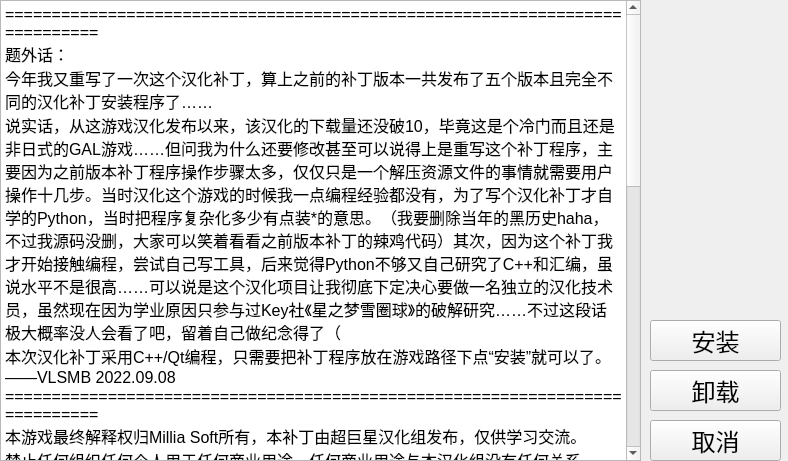
<?xml version="1.0" encoding="UTF-8"?>
<ui version="4.0">
 <class>MainWindow</class>
 <widget class="QMainWindow" name="MainWindow">
  <property name="geometry">
   <rect>
    <x>0</x>
    <y>0</y>
    <width>788</width>
    <height>461</height>
   </rect>
  </property>
  <property name="minimumSize">
   <size>
    <width>788</width>
    <height>461</height>
   </size>
  </property>
  <property name="maximumSize">
   <size>
    <width>788</width>
    <height>461</height>
   </size>
  </property>
  <property name="windowTitle">
   <string>Millia -The Ending- 汉化补丁安装程序V3.0</string>
  </property>
  <property name="windowIcon">
   <iconset resource="resource.qrc">
    <normaloff>:/ico/Icon.ico</normaloff>:/ico/Icon.ico</iconset>
  </property>
  <widget class="QWidget" name="centralWidget">
   <widget class="QTextEdit" name="textEdit">
    <property name="geometry">
     <rect>
      <x>0</x>
      <y>0</y>
      <width>641</width>
      <height>461</height>
     </rect>
    </property>
    <property name="undoRedoEnabled">
     <bool>true</bool>
    </property>
    <property name="readOnly">
     <bool>true</bool>
    </property>
    <property name="html">
     <string>&lt;!DOCTYPE HTML PUBLIC &quot;-//W3C//DTD HTML 4.0//EN&quot; &quot;http://www.w3.org/TR/REC-html40/strict.dtd&quot;&gt;
&lt;html&gt;&lt;head&gt;&lt;meta name=&quot;qrichtext&quot; content=&quot;1&quot; /&gt;&lt;style type=&quot;text/css&quot;&gt;
p, li { white-space: pre-wrap; }
&lt;/style&gt;&lt;/head&gt;&lt;body style=&quot; font-family:'SimSun'; font-size:9pt; font-weight:400; font-style:normal;&quot;&gt;
&lt;p style=&quot; margin-top:0px; margin-bottom:0px; margin-left:0px; margin-right:0px; -qt-block-indent:0; text-indent:0px;&quot;&gt;&lt;span style=&quot; font-size:12pt;&quot;&gt;============================================================================&lt;/span&gt;&lt;/p&gt;
&lt;p style=&quot; margin-top:0px; margin-bottom:0px; margin-left:0px; margin-right:0px; -qt-block-indent:0; text-indent:0px;&quot;&gt;&lt;span style=&quot; font-size:12pt;&quot;&gt;题外话：&lt;/span&gt;&lt;/p&gt;
&lt;p style=&quot; margin-top:0px; margin-bottom:0px; margin-left:0px; margin-right:0px; -qt-block-indent:0; text-indent:0px;&quot;&gt;&lt;span style=&quot; font-size:12pt;&quot;&gt;今年我又重写了一次这个汉化补丁，算上之前的补丁版本一共发布了五个版本且完全不同的汉化补丁安装程序了……&lt;/span&gt;&lt;/p&gt;
&lt;p style=&quot; margin-top:0px; margin-bottom:0px; margin-left:0px; margin-right:0px; -qt-block-indent:0; text-indent:0px;&quot;&gt;&lt;span style=&quot; font-size:12pt;&quot;&gt;说实话，从这游戏汉化发布以来，该汉化的下载量还没破10，毕竟这是个冷门而且还是非日式的GAL游戏……但问我为什么还要修改甚至可以说得上是重写这个补丁程序，主要因为之前版本补丁程序操作步骤太多，仅仅只是一个解压资源文件的事情就需要用户操作十几步。当时汉化这个游戏的时候我一点编程经验都没有，为了写个汉化补丁才自学的Python，当时把程序复杂化多少有点装*的意思。（我要删除当年的黑历史haha，不过我源码没删，大家可以笑着看看之前版本补丁的辣鸡代码）其次，因为这个补丁我才开始接触编程，尝试自己写工具，后来觉得Python不够又自己研究了C++和汇编，虽说水平不是很高……可以说是这个汉化项目让我彻底下定决心要做一名独立的汉化技术员，虽然现在因为学业原因只参与过Key社《星之梦雪圈球》的破解研究……不过这段话极大概率没人会看了吧，留着自己做纪念得了（&lt;/span&gt;&lt;/p&gt;
&lt;p style=&quot; margin-top:0px; margin-bottom:0px; margin-left:0px; margin-right:0px; -qt-block-indent:0; text-indent:0px;&quot;&gt;&lt;span style=&quot; font-size:12pt;&quot;&gt;本次汉化补丁采用C++/Qt编程，只需要把补丁程序放在游戏路径下点“安装”就可以了。&lt;/span&gt;&lt;/p&gt;
&lt;p style=&quot; margin-top:0px; margin-bottom:0px; margin-left:0px; margin-right:0px; -qt-block-indent:0; text-indent:0px;&quot;&gt;&lt;span style=&quot; font-size:12pt;&quot;&gt;——VLSMB 2022.09.08&lt;/span&gt;&lt;/p&gt;
&lt;p style=&quot; margin-top:0px; margin-bottom:0px; margin-left:0px; margin-right:0px; -qt-block-indent:0; text-indent:0px;&quot;&gt;&lt;span style=&quot; font-size:12pt;&quot;&gt;============================================================================&lt;/span&gt;&lt;/p&gt;
&lt;p style=&quot; margin-top:0px; margin-bottom:0px; margin-left:0px; margin-right:0px; -qt-block-indent:0; text-indent:0px;&quot;&gt;&lt;span style=&quot; font-size:12pt;&quot;&gt;本游戏最终解释权归Millia Soft所有，本补丁由超巨星汉化组发布，仅供学习交流。&lt;/span&gt;&lt;/p&gt;
&lt;p style=&quot; margin-top:0px; margin-bottom:0px; margin-left:0px; margin-right:0px; -qt-block-indent:0; text-indent:0px;&quot;&gt;&lt;span style=&quot; font-size:12pt;&quot;&gt;禁止任何组织任何个人用于任何商业用途，任何商业用途与本汉化组没有任何关系，&lt;/span&gt;&lt;/p&gt;
&lt;p style=&quot; margin-top:0px; margin-bottom:0px; margin-left:0px; margin-right:0px; -qt-block-indent:0; text-indent:0px;&quot;&gt;&lt;span style=&quot; font-size:12pt;&quot;&gt;本汉化组不承担任何因商业问题而带来的麻烦。&lt;/span&gt;&lt;/p&gt;
&lt;p style=&quot; margin-top:0px; margin-bottom:0px; margin-left:0px; margin-right:0px; -qt-block-indent:0; text-indent:0px;&quot;&gt;&lt;span style=&quot; font-size:12pt;&quot;&gt;本汉化补丁程序由Python编写，源码仅供学习交流，&lt;/span&gt;&lt;/p&gt;
&lt;p style=&quot; margin-top:0px; margin-bottom:0px; margin-left:0px; margin-right:0px; -qt-block-indent:0; text-indent:0px;&quot;&gt;&lt;span style=&quot; font-size:12pt;&quot;&gt;同样不得用于商业用途（包括附带的游戏相关文档）。&lt;/span&gt;&lt;/p&gt;
&lt;p style=&quot; margin-top:0px; margin-bottom:0px; margin-left:0px; margin-right:0px; -qt-block-indent:0; text-indent:0px;&quot;&gt;&lt;span style=&quot; font-size:12pt;&quot;&gt;——超巨星汉化组 2021.8.4&lt;/span&gt;&lt;/p&gt;
&lt;p style=&quot; margin-top:0px; margin-bottom:0px; margin-left:0px; margin-right:0px; -qt-block-indent:0; text-indent:0px;&quot;&gt;&lt;span style=&quot; font-size:12pt;&quot;&gt;============================================================================&lt;/span&gt;&lt;/p&gt;
&lt;p style=&quot; margin-top:0px; margin-bottom:0px; margin-left:0px; margin-right:0px; -qt-block-indent:0; text-indent:0px;&quot;&gt;&lt;span style=&quot; font-size:12pt;&quot;&gt;本补丁程序同时用到了开源项目rpatool，这是github链接：&lt;/span&gt;&lt;/p&gt;
&lt;p style=&quot; margin-top:0px; margin-bottom:0px; margin-left:0px; margin-right:0px; -qt-block-indent:0; text-indent:0px;&quot;&gt;&lt;span style=&quot; font-size:12pt;&quot;&gt;https://github.com/Shizmob/rpatool&lt;/span&gt;&lt;/p&gt;
&lt;p style=&quot; margin-top:0px; margin-bottom:0px; margin-left:0px; margin-right:0px; -qt-block-indent:0; text-indent:0px;&quot;&gt;&lt;span style=&quot; font-size:12pt;&quot;&gt;============================================================================&lt;/span&gt;&lt;/p&gt;
&lt;p style=&quot; margin-top:0px; margin-bottom:0px; margin-left:0px; margin-right:0px; -qt-block-indent:0; text-indent:0px;&quot;&gt;&lt;span style=&quot; font-size:12pt;&quot;&gt;Millia Soft游戏原作成员：&lt;/span&gt;&lt;/p&gt;
&lt;p style=&quot; margin-top:0px; margin-bottom:0px; margin-left:0px; margin-right:0px; -qt-block-indent:0; text-indent:0px;&quot;&gt;&lt;span style=&quot; font-size:12pt;&quot;&gt;组长: Ryou&lt;/span&gt;&lt;/p&gt;
&lt;p style=&quot; margin-top:0px; margin-bottom:0px; margin-left:0px; margin-right:0px; -qt-block-indent:0; text-indent:0px;&quot;&gt;&lt;span style=&quot; font-size:12pt;&quot;&gt;剧本: Ryou&lt;/span&gt;&lt;/p&gt;
&lt;p style=&quot; margin-top:0px; margin-bottom:0px; margin-left:0px; margin-right:0px; -qt-block-indent:0; text-indent:0px;&quot;&gt;&lt;span style=&quot; font-size:12pt;&quot;&gt;程序: Tabu, Ryou&lt;/span&gt;&lt;/p&gt;
&lt;p style=&quot; margin-top:0px; margin-bottom:0px; margin-left:0px; margin-right:0px; -qt-block-indent:0; text-indent:0px;&quot;&gt;&lt;span style=&quot; font-size:12pt;&quot;&gt;美术: Itachi Kanade, Gin&lt;/span&gt;&lt;/p&gt;
&lt;p style=&quot; margin-top:0px; margin-bottom:0px; margin-left:0px; margin-right:0px; -qt-block-indent:0; text-indent:0px;&quot;&gt;&lt;span style=&quot; font-size:12pt;&quot;&gt;OP曲和BGM: Quan&lt;/span&gt;&lt;/p&gt;
&lt;p style=&quot; margin-top:0px; margin-bottom:0px; margin-left:0px; margin-right:0px; -qt-block-indent:0; text-indent:0px;&quot;&gt;&lt;span style=&quot; font-size:12pt;&quot;&gt;插入曲和ED曲: Stellatram&lt;/span&gt;&lt;/p&gt;
&lt;p style=&quot; margin-top:0px; margin-bottom:0px; margin-left:0px; margin-right:0px; -qt-block-indent:0; text-indent:0px;&quot;&gt;&lt;span style=&quot; font-size:12pt;&quot;&gt;UI设计: Shifumi&lt;/span&gt;&lt;/p&gt;
&lt;p style=&quot; margin-top:0px; margin-bottom:0px; margin-left:0px; margin-right:0px; -qt-block-indent:0; text-indent:0px;&quot;&gt;&lt;span style=&quot; font-size:12pt;&quot;&gt;动画: Nmarecorp &amp;amp; Yuwing Media&lt;/span&gt;&lt;/p&gt;
&lt;p style=&quot; margin-top:0px; margin-bottom:0px; margin-left:0px; margin-right:0px; -qt-block-indent:0; text-indent:0px;&quot;&gt;&lt;span style=&quot; font-size:12pt;&quot;&gt;校对: Hideaki Katou, Kumomura Yunto, Maya, Mana, Tran Tien Do, Minata Hatsune, Aya Miyako&lt;/span&gt;&lt;/p&gt;
&lt;p style=&quot; margin-top:0px; margin-bottom:0px; margin-left:0px; margin-right:0px; -qt-block-indent:0; text-indent:0px;&quot;&gt;&lt;span style=&quot; font-size:12pt;&quot;&gt;英语版翻译: Noumi Satsuki&lt;/span&gt;&lt;/p&gt;
&lt;p style=&quot; margin-top:0px; margin-bottom:0px; margin-left:0px; margin-right:0px; -qt-block-indent:0; text-indent:0px;&quot;&gt;&lt;span style=&quot; font-size:12pt;&quot;&gt;============================================================================&lt;/span&gt;&lt;/p&gt;
&lt;p style=&quot; margin-top:0px; margin-bottom:0px; margin-left:0px; margin-right:0px; -qt-block-indent:0; text-indent:0px;&quot;&gt;&lt;span style=&quot; font-size:12pt;&quot;&gt;汉化成员名单：&lt;/span&gt;&lt;/p&gt;
&lt;p style=&quot; margin-top:0px; margin-bottom:0px; margin-left:0px; margin-right:0px; -qt-block-indent:0; text-indent:0px;&quot;&gt;&lt;span style=&quot; font-size:12pt;&quot;&gt;翻译：VLSMB&lt;/span&gt;&lt;/p&gt;
&lt;p style=&quot; margin-top:0px; margin-bottom:0px; margin-left:0px; margin-right:0px; -qt-block-indent:0; text-indent:0px;&quot;&gt;&lt;span style=&quot; font-size:12pt;&quot;&gt;测试：chaos loftus、VLSMB&lt;/span&gt;&lt;/p&gt;
&lt;p style=&quot; margin-top:0px; margin-bottom:0px; margin-left:0px; margin-right:0px; -qt-block-indent:0; text-indent:0px;&quot;&gt;&lt;span style=&quot; font-size:12pt;&quot;&gt;校对：VLSMB&lt;/span&gt;&lt;/p&gt;
&lt;p style=&quot; margin-top:0px; margin-bottom:0px; margin-left:0px; margin-right:0px; -qt-block-indent:0; text-indent:0px;&quot;&gt;&lt;span style=&quot; font-size:12pt;&quot;&gt;补丁制作：VLSMB&lt;/span&gt;&lt;/p&gt;
&lt;p style=&quot; margin-top:0px; margin-bottom:0px; margin-left:0px; margin-right:0px; -qt-block-indent:0; text-indent:0px;&quot;&gt;&lt;span style=&quot; font-size:12pt;&quot;&gt;UI修复：VLSMB&lt;/span&gt;&lt;/p&gt;&lt;/body&gt;&lt;/html&gt;</string>
    </property>
   </widget>
   <widget class="QLabel" name="label">
    <property name="geometry">
     <rect>
      <x>650</x>
      <y>0</y>
      <width>131</width>
      <height>301</height>
     </rect>
    </property>
    <property name="text">
     <string/>
    </property>
    <property name="pixmap">
     <pixmap resource="resource.qrc">:/png/Millia.png</pixmap>
    </property>
   </widget>
   <widget class="QPushButton" name="InstallButton">
    <property name="geometry">
     <rect>
      <x>650</x>
      <y>320</y>
      <width>131</width>
      <height>41</height>
     </rect>
    </property>
    <property name="font">
     <font>
      <family>Agency FB</family>
      <pointsize>18</pointsize>
     </font>
    </property>
    <property name="text">
     <string>安装</string>
    </property>
   </widget>
   <widget class="QPushButton" name="UnInstallButton">
    <property name="geometry">
     <rect>
      <x>650</x>
      <y>370</y>
      <width>131</width>
      <height>41</height>
     </rect>
    </property>
    <property name="font">
     <font>
      <family>Agency FB</family>
      <pointsize>18</pointsize>
     </font>
    </property>
    <property name="text">
     <string>卸载</string>
    </property>
   </widget>
   <widget class="QPushButton" name="CancelButton">
    <property name="geometry">
     <rect>
      <x>650</x>
      <y>420</y>
      <width>131</width>
      <height>41</height>
     </rect>
    </property>
    <property name="font">
     <font>
      <family>Agency FB</family>
      <pointsize>18</pointsize>
     </font>
    </property>
    <property name="text">
     <string>取消</string>
    </property>
   </widget>
  </widget>
 </widget>
 <layoutdefault spacing="6" margin="11"/>
 <resources>
  <include location="resource.qrc"/>
 </resources>
 <connections>
  <connection>
   <sender>CancelButton</sender>
   <signal>clicked()</signal>
   <receiver>MainWindow</receiver>
   <slot>close()</slot>
   <hints>
    <hint type="sourcelabel">
     <x>731</x>
     <y>445</y>
    </hint>
    <hint type="destinationlabel">
     <x>647</x>
     <y>422</y>
    </hint>
   </hints>
  </connection>
 </connections>
</ui>
